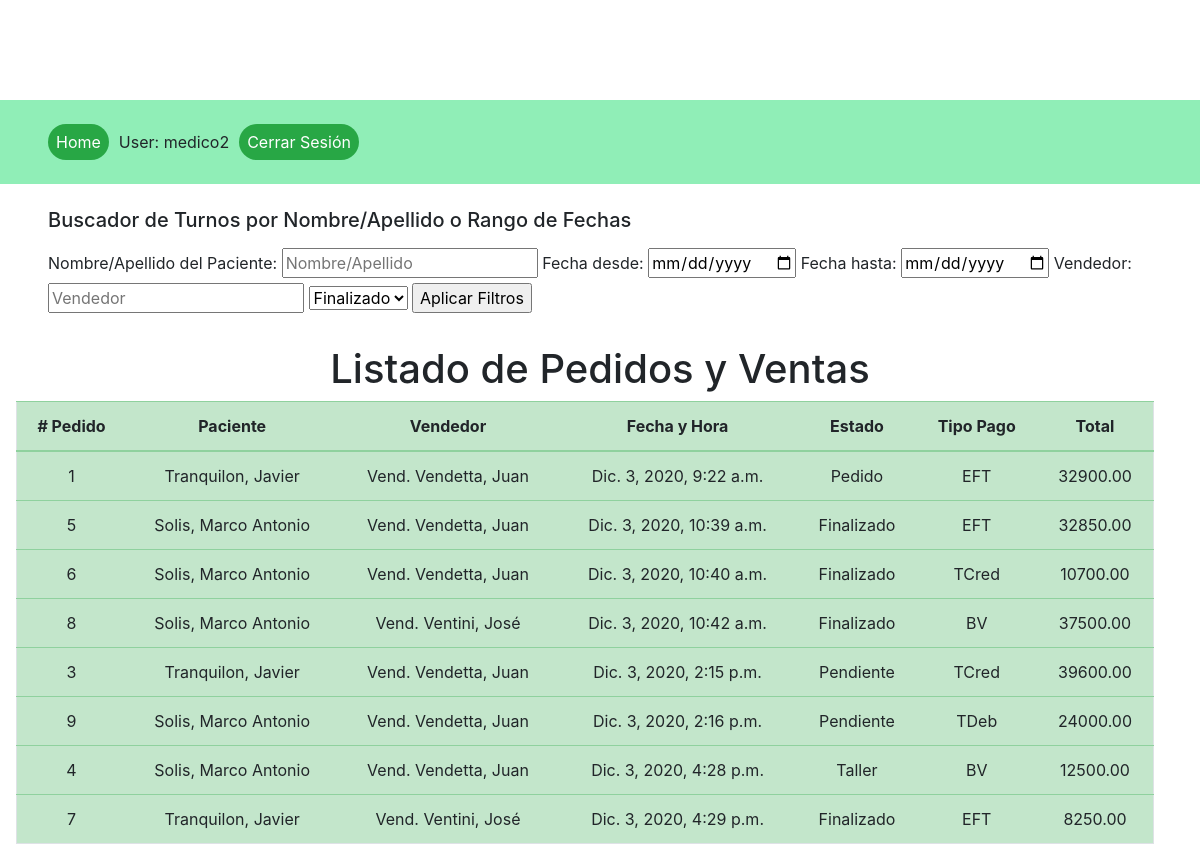
The app's page /ver_pedidos_gcia (signed in) with its own data.
### products/models.py (models this page shows, shortened)
class Pedido(models.Model):
    fecha = models.DateTimeField(auto_now=True)
    vendedor = models.ForeignKey(User, null=True, on_delete=models.PROTECT, related_name="pedidos")
    paciente = models.ForeignKey(Paciente, on_delete=models.CASCADE, related_name="solicitante")
    estado = models.CharField(max_length=10, default="Pend", choices=ESTADO_PEDIDO)
    tipo_pago = models.CharField(max_length=25, default="EFT", choices=FORMA_PAGO)
    total = models.DecimalField(default=0.00, decimal_places=2, max_digits=20, null=False, blank=False)

class Paciente(models.Model):
    paciente_nombre = models.CharField(max_length=64)
    paciente_apellido = models.CharField(max_length=64)

### products/views.py (the view)
# urls.py: path('ver_pedidos_gcia', PedidoGciaListView.as_view(), name="lista_pedidos_gcia"),
class PedidoGciaListView(LoginRequiredMixin, generic.ListView):
    model = Pedido
    context_object_name = 'lista_pedidos'
    template_name = 'lista_pedidos_gcia.html'
    def get_queryset(self):
        queryset = Pedido.objects.all().order_by('fecha')
        if self.request.GET.get('fecha_desde'):
            fecha_desde = self.request.GET.get('fecha_desde')
            queryset = queryset.filter(Q(fecha__gte=fecha_desde))
        if self.request.GET.get('fecha_hasta'):
            fecha_hasta = self.request.GET.get('fecha_hasta')
            queryset = queryset.filter(Q(fecha__lte=fecha_hasta))
        if self.request.GET.get('paciente'):
            paciente = self.request.GET.get('paciente')
            queryset = queryset.filter(Q(paciente__paciente_nombre__icontains=paciente) | Q(paciente__paciente_apellido__icontains=paciente))
        if self.request.GET.get('vendedor'):
            vendedor = self.request.GET.get('vendedor')
            queryset = queryset.filter(Q(vendedor__first_name__icontains=vendedor) | Q(vendedor__last_name__icontains=vendedor))
        if self.request.GET.get('estado'):
            estado = self.request.GET.get('estado')
            queryset = Pedido.objects.filter(Q(estado=estado)).order_by('fecha')
        return queryset.order_by('fecha')

### templates/lista_pedidos_gcia.html (shortened to what this page needs)
{% extends 'base.html'%}
{% block content %}
<div class="container-fluid">
    <div class="row">
        <div class="container-fluid justify-space-between">
            <div class="p-0 row">
                <form action="" method="GET" class="px-5 my-2">
                    <h5 class="mb-3">Buscador de Turnos por Nombre/Apellido o Rango de Fechas</h5>
                    <label for="fecha_desde">Nombre/Apellido del Paciente:</label>
                    <input type="text" placeholder="Nombre/Apellido" name="paciente">
                    <label for="fecha_desde">Fecha desde:</label>
                    <input type="date" placeholder="Fecha desde" name="fecha_desde">
                    <label for="fecha_desde">Fecha hasta:</label>
                    <input type="date" placeholder="Fecha hasta" name="fecha_hasta">
                    <label for="vendedor">Vendedor:</label>
                    <input type="text" placeholder="Vendedor" name="vendedor">
                    <select name="estado">
                        <option selected="selected" value="Fin">Finalizado</option>
                    </select>
                    <input type="submit" value="Aplicar Filtros">
                </form>
            </div>
        </div>
    </div>
    <h1 class="mt-4 text-center">Listado de Pedidos y Ventas</h1>
    {% if lista_pedidos %}
    <div class="row table-responsive px-3">
        <table class="table table-success border">
            <thead>
                <tr>
                    <th class="text-center" scope="col"># Pedido</th>
                    <th class="text-center" scope="col">Paciente</th>
                    <th class="text-center" scope="col">Vendedor</th>
                    <th class="text-center" scope="col">Fecha y Hora</th>
                    <th class="text-center" scope="col">Estado</th>
                    <th class="text-center" scope="col">Tipo Pago</th>
                    <th class="text-center" scope="col">Total</th>
                </tr>
            </thead>
            <tbody>
                    {% for pedido in lista_pedidos %}
                    <tr>
                        <td class="text-center">{{ pedido.id }}</td>
                        <td class="text-center">{{ pedido.paciente.paciente_apellido }}{{", "}}{{ pedido.paciente.paciente_nombre }}</td>
                        <td class="text-center">{{"Vend. "}}{{ pedido.vendedor.last_name }}{{", "}}{{ pedido.vendedor.first_name }}</td>
                        <td class="text-center">{{ pedido.fecha }}</td>
                        <td class="text-center">{{ pedido.get_estado_display }}</td>
                        <td class="text-center">{{ pedido.tipo_pago }}</td>
                        <td class="text-center">{{ pedido.total }}</td>
                    </tr>
                    {% endfor %}
            </tbody>
        </table>
    </div>
    {% else %}
    <h4 class="mx-5">No se encontraron pedidos.</h4>
    {% endif %}
</div>
{% endblock %}

### templates/base.html (shortened to what this page needs)
<!DOCTYPE html>
<html lang="en">
<head>
    <link rel="stylesheet" href="https://use.fontawesome.com/releases/v5.14.0/css/all.css">
    <link rel="stylesheet" href="https://cdn.jsdelivr.net/npm/bootstrap@4.5.3/dist/css/bootstrap.min.css">
    {% load static %}
    <link rel="stylesheet" href="{% static 'css/styles.css' %}">
</head>
<body>
    {% block sidebar %}
    <ul class="sidebar-nav px-5">
        <li><a href="{% url 'home' %}" class="rounded-pill bg-success text-white p-2">Home</a></li>
        {% if user.is_authenticated %}
        <li>User: {{ user.get_username }}</li>
        <li><a href="{% url 'logout'%}?next={% url 'home' %}" class="rounded-pill bg-success text-white p-2">Cerrar Sesión</a></li>
        {% else %}
        <li><a href="{% url 'login'%}?next={% url 'home' %}" class="rounded-pill bg-success text-white p-2">Iniciar Sesión</a></li>
        {% endif %}
    </ul>
    {% endblock %}
    {% block content %}
    {% endblock %}
</body>
</html>

### products/static/css/styles.css (style rules this page uses)
.sidebar-nav { display: flex; margin-top: 100px; padding: 30px; list-style: none; background-color: rgb(144, 238, 183); }
li { margin-right: 10px; }

### records on screen
Pedido: id "1", paciente.paciente_apellido "Tranquilon", value ",", paciente.paciente_nombre "Javier", value "Vend.", vendedor.last_name "Vendetta", vendedor.first_name "Juan", fecha "Dic. 3, 2020, 9:22 a.m.", estado "Pedido", tipo_pago "EFT", total "32900.00"
Pedido: id "5", paciente.paciente_apellido "Solis", value ",", paciente.paciente_nombre "Marco Antonio", value "Vend.", vendedor.last_name "Vendetta", vendedor.first_name "Juan", fecha "Dic. 3, 2020, 10:39 a.m.", estado "Finalizado", tipo_pago "EFT", total "32850.00"
Pedido: id "6", paciente.paciente_apellido "Solis", value ",", paciente.paciente_nombre "Marco Antonio", value "Vend.", vendedor.last_name "Vendetta", vendedor.first_name "Juan", fecha "Dic. 3, 2020, 10:40 a.m.", estado "Finalizado", tipo_pago "TCred", total "10700.00"
Pedido: id "8", paciente.paciente_apellido "Solis", value ",", paciente.paciente_nombre "Marco Antonio", value "Vend.", vendedor.last_name "Ventini", vendedor.first_name "José", fecha "Dic. 3, 2020, 10:42 a.m.", estado "Finalizado", tipo_pago "BV", total "37500.00"
Pedido: id "3", paciente.paciente_apellido "Tranquilon", value ",", paciente.paciente_nombre "Javier", value "Vend.", vendedor.last_name "Vendetta", vendedor.first_name "Juan", fecha "Dic. 3, 2020, 2:15 p.m.", estado "Pendiente", tipo_pago "TCred", total "39600.00"
Pedido: id "9", paciente.paciente_apellido "Solis", value ",", paciente.paciente_nombre "Marco Antonio", value "Vend.", vendedor.last_name "Vendetta", vendedor.first_name "Juan", fecha "Dic. 3, 2020, 2:16 p.m.", estado "Pendiente", tipo_pago "TDeb", total "24000.00"
Pedido: id "4", paciente.paciente_apellido "Solis", value ",", paciente.paciente_nombre "Marco Antonio", value "Vend.", vendedor.last_name "Vendetta", vendedor.first_name "Juan", fecha "Dic. 3, 2020, 4:28 p.m.", estado "Taller", tipo_pago "BV", total "12500.00"
Pedido: id "7", paciente.paciente_apellido "Tranquilon", value ",", paciente.paciente_nombre "Javier", value "Vend.", vendedor.last_name "Ventini", vendedor.first_name "José", fecha "Dic. 3, 2020, 4:29 p.m.", estado "Finalizado", tipo_pago "EFT", total "8250.00"

### other values on screen
{{ user.get_username }} "medico2"
